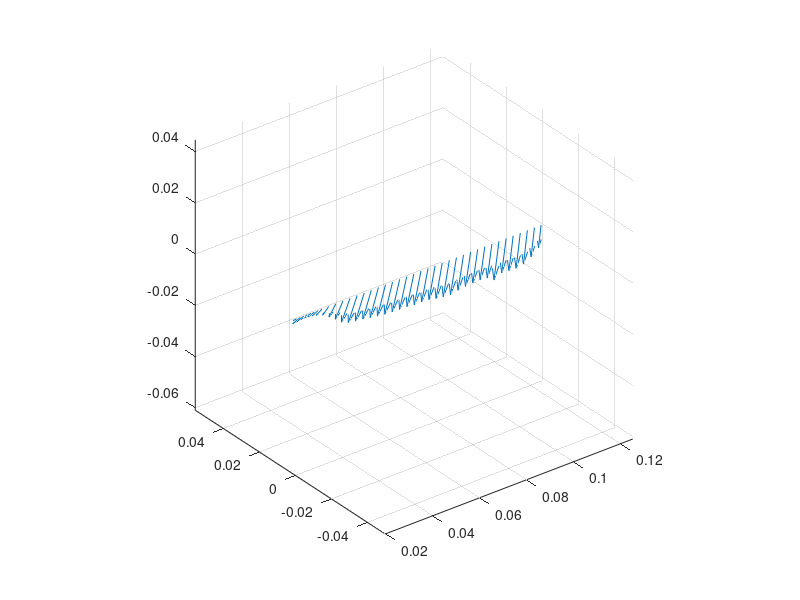

Recreate this plot in MATLAB.



A=[[-2.15705243e-01  5.07928403e-01 -4.39685086e-01]
 [-3.31675046e-01  1.30705144e+00 -1.54007236e+00]
 [-3.20970582e-01  1.28870486e+00 -1.45640665e+00]
 [-3.00908831e-01  1.18198350e+00 -1.26601687e+00]
 [-2.72586352e-01  1.14038972e+00 -1.20311891e+00]
 [-2.20875084e-01  1.15061839e+00 -1.25440863e+00]
 [-1.58777520e-01  1.17886236e+00 -1.36492097e+00]
 [-1.03477560e-01  1.22256223e+00 -1.56307550e+00]
 [-3.66982934e-02  1.35305549e+00 -2.03237200e+00]
 [ 8.19382809e-02  1.69737878e+00 -3.00152190e+00]
 [ 1.73424603e-01  1.99988878e+00 -3.97494448e+00]
 [ 2.61248953e-01  2.32609698e+00 -5.08543778e+00]
 [ 2.70659349e-01  2.40997089e+00 -5.64714521e+00]
 [ 2.29439673e-01  2.31138830e+00 -5.76563956e+00]
 [ 1.88977660e-01  2.19651071e+00 -5.83724372e+00]
 [ 1.61159056e-01  2.11296504e+00 -5.98064434e+00]
 [ 1.40587577e-01  2.04581778e+00 -6.15033235e+00]
 [ 1.20329002e-01  1.96756884e+00 -6.25611075e+00]
 [ 9.75229093e-02  1.86395144e+00 -6.24724488e+00]
 [ 7.93953772e-02  1.77226737e+00 -6.24928738e+00]
 [ 6.14462079e-02  1.67066532e+00 -6.18539231e+00]
 [ 5.48574741e-02  1.62858403e+00 -6.32796438e+00]
 [ 4.16606679e-02  1.53867406e+00 -6.24615006e+00]
 [ 3.38111698e-02  1.47796394e+00 -6.27240593e+00]
 [ 3.44194946e-02  1.47625890e+00 -6.54335555e+00]
 [ 3.23474175e-02  1.45419080e+00 -6.70847391e+00]
 [ 2.83394376e-02  1.41320761e+00 -6.76801152e+00]
 [ 1.73005583e-02  1.30032846e+00 -6.44802912e+00]
 [ 9.80262133e-03  1.20916133e+00 -6.21017942e+00]
 [ 5.33704092e-03  1.14134309e+00 -6.06595570e+00]
 [ 2.39528865e-03  1.08624239e+00 -5.96870131e+00]
 [ 3.31275937e-03  1.07889628e+00 -6.13004004e+00]
 [ 1.15073950e-02  1.17986552e+00 -6.91926511e+00]
 [ 2.19171425e-03  1.01667264e+00 -6.12896065e+00]
 [ 2.85993373e-03  9.97652106e-01 -6.19879062e+00]
 [ 4.02303728e-03  9.80038158e-01 -6.26339009e+00]
 [ 3.51572192e-03  9.11472159e-01 -5.97509664e+00]
 [ 3.26585989e-04  7.71904646e-01 -5.17094699e+00]
 [-4.52357452e-03  5.86863904e-01 -3.99747891e+00]]

r=[0.02032
0.021844
0.023368
0.024892
0.026416
0.02794
0.029464
0.03111754
0.0340106
0.0370332
0.0400558
0.0430784
0.046101
0.0491236
0.0521462
0.0551688
0.0581914
0.061214
0.0642366
0.0672592
0.0702818
0.0733044
0.076327
0.0793496
0.0823722
0.0853948
0.0884174
0.09144
0.0944626
0.0974852
0.1005078
0.1035304
0.106553
0.1095756
0.1125982
0.1156208
0.1186434
0.12164568
0.12448286]

quiver3(r, r.*0, r.*0, A(:,1) ,A(:,2) ,A(:,3),1)

bdGamma=[[0.11047721]
 [0.12126031]
 [0.13383989]
 [0.14811356]
 [0.16370954]
 [0.1809741 ]
 [0.20147884]
 [0.22786686]
 [0.26034142]
 [0.31076138]
 [0.35823277]
 [0.41772966]
 [0.44705868]
 [0.45769988]
 [0.4714783 ]
 [0.47912371]
 [0.48723533]
 [0.48566117]
 [0.48715868]
 [0.48581868]
 [0.48503149]
 [0.47394734]
 [0.4693009 ]
 [0.46435997]
 [0.45701277]
 [0.44543067]
 [0.42937068]
 [0.42132809]
 [0.38890533]
 [0.37096428]
 [0.35396657]
 [0.33708068]
 [0.31771254]
 [0.29495171]
 [0.27338884]
 [0.2491231 ]
 [0.22199349]
 [0.17164316]
 [0.09164779]]

axis equal